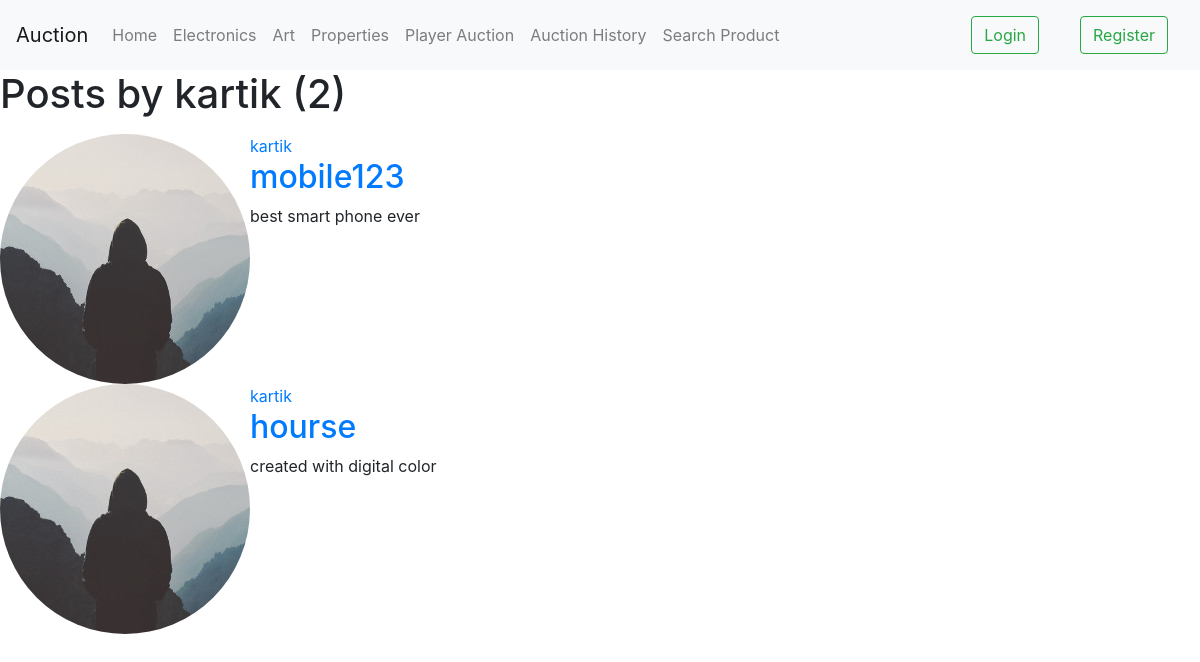
The app's page /user/kartik with its own data.
### blog/models.py (models this page shows, shortened)
class Post(models.Model):
    title = models.CharField(max_length=100)
    content = models.TextField()
    author = models.ForeignKey(User, on_delete=models.CASCADE)
    product_category=models.CharField(max_length=256, choices=[('electronic', 'electronic'), ('propertie','propertie'), ('art', 'art')],default="electronic")
    base_price=models.IntegerField(default="")
    raising_price=models.PositiveIntegerField(default=1, validators=[MinValueValidator(1)])
    sell_price=models.IntegerField(default=0,blank=True, null=True)
    status=models.CharField(max_length=50,default="bidding",choices=[('bidding', 'bidding'),('unsold', 'unsold'), ('sold','sold')])
    sell_customer_name= models.CharField(max_length=50,default="",blank=True)
    date = models.DateField(default=datetime.now)
    hour= models.PositiveIntegerField(default=0, validators=[MinValueValidator(0), MaxValueValidator(23)])
    minite=models.PositiveIntegerField(default=0, validators=[MinValueValidator(0), MaxValueValidator(59)])
    second=models.PositiveIntegerField(default=0, validators=[MinValueValidator(0), MaxValueValidator(59)])
    image = models.ImageField(default='default.jpg', upload_to='product_pics')

### users/models.py (models this page shows, shortened)
class Profile(models.Model):
    user = models.OneToOneField(User, on_delete=models.CASCADE)
    image = models.ImageField(default='default.jpg', upload_to='profile_pics')
    phone = models.CharField(max_length=10, blank=True)
    pla_auc = models.CharField(max_length=50,default="no",choices=[('no', 'no'),('yes', 'yes')])

### blog/views.py (the view)
# urls.py: path('user/<str:username>', UserPostListView.as_view(), name='user-posts'),
class UserPostListView(ListView):
    model = Post
    template_name = 'blog/user_posts.html'  # <app>/<model>_<viewtype>.html
    context_object_name = 'posts'
    paginate_by = 3
    def get_queryset(self):
        user = get_object_or_404(User, username=self.kwargs.get('username'))
        return Post.objects.filter(author=user)

### blog/templates/blog/user_posts.html (shortened to what this page needs)
{% extends "blog/base.html" %}
{% block content %}
    <h1 class="mb-3">Posts by {{ view.kwargs.username }} ({{ page_obj.paginator.count }})</h1>
    {% for post in posts %}
        <article class="media content-section">
          <img class="rounded-circle article-img" src="{{ post.author.profile.image.url }}">
          <div class="media-body">
            <div class="article-metadata">
              <a class="mr-2" href="{% url 'user-posts' post.author.username %}">{{ post.author }}</a>
            </div>
            <h2><a class="article-title" href="{% url 'post-detail' post.id %}">{{ post.title }}</a></h2>
            <p class="article-content">{{ post.content }}</p>
          </div>
        </article>
    {% endfor %}
{% endblock content %}

### blog/templates/blog/base.html (shortened to what this page needs)
<!DOCTYPE html>
<html lang="en">
<head>
    <link rel="stylesheet" href="https://maxcdn.bootstrapcdn.com/bootstrap/4.4.1/css/bootstrap.min.css">
<link rel="stylesheet" href="https://cdnjs.cloudflare.com/ajax/libs/font-awesome/4.7.0/css/font-awesome.min.css">
</head>
<body>
<nav class="navbar navbar-expand-lg navbar-light bg-light">
  <a class="navbar-brand" href="/">Auction </a>
  <div class="collapse navbar-collapse" id="navbarSupportedContent">
    <ul class="navbar-nav mr-auto">
      <li class="nav-item ">
        <a class="nav-link" href="/">Home</a>
      </li>
      <li class="nav-item">
        <a class="nav-link" href="/electronics">Electronics</a>
      </li>
      <li class="nav-item ">
        <a class="nav-link" href="/art">Art</a>
      </li>
      <li class="nav-item">
        <a class="nav-link" href="/properties">Properties</a>
      </li>
      <li class="nav-item">
        <a class="nav-link" href="/player/">Player Auction</a>
      </li>
      <li class="nav-item">
        <a class="nav-link" href="/history">Auction History</a>
      </li>
      <li class="nav-item">
        <a class="nav-link" href="/searchpost">Search Product</a>
      </li>
    </ul>
    {% if user.is_authenticated %}
    <a class="nav-item nav-link" href="/post/myadded/">
      	&nbsp;	&nbsp;	&nbsp;
          <button class="btnbtn btn-dark my-2 my-sm-0" >My Auction Items</button></a>
        </a>
    <a class="nav-item nav-link" href="/post/myitem/">
      	&nbsp;	&nbsp;	&nbsp;
          <button class="btnbtn btn-dark my-2 my-sm-0" >My Purchase Items</button></a>
        </a>
         <a class="nav-item nav-link" href="/post/new/">
      	&nbsp;	&nbsp;	&nbsp;
          <button class="btnbtn btn-dark my-2 my-sm-0" >Add Product</button></a>
        </a>
     <a class="nav-item nav-link" href="{% url 'profile' %}">
      <button class="btnbtn btn-dark my-2 my-sm-0" >Profile</button></a>
      	&nbsp;	&nbsp;	&nbsp;
         <a class="nav-item nav-link" href="{% url 'logout' %}">
      <button class="btn btn-danger my-2 my-sm-0" >Logout</button></a>
    {% else %}
    <a class="nav-item nav-link" href="{% url 'login' %}">
      <button class="btn btn-outline-success my-2 my-sm-0" >Login</button></a>
        <a class="nav-item nav-link" href="{% url 'register' %}">
      <button class="btn btn-outline-success my-2 my-sm-0" >Register</button></a>
    {% endif %}
  </div>
</nav>
    {% block content %}
    {% endblock %}
</body>
</html>

### records on screen
Post: author.profile.image (placeholder picture), author "kartik", title "mobile123", content "best smart phone ever"
Post: author.profile.image (placeholder picture), author "kartik", title "hourse", content "created with digital color"

### other values on screen
{{ view.kwargs.username }} "kartik"
{{ page_obj.paginator.count }} "2"
